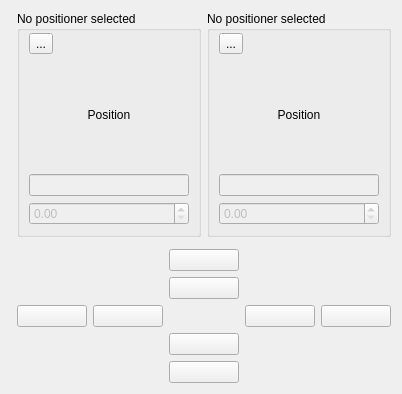
<?xml version="1.0" encoding="UTF-8"?>
<ui version="4.0">
 <class>Form</class>
 <widget class="QWidget" name="Form">
  <property name="geometry">
   <rect>
    <x>0</x>
    <y>0</y>
    <width>402</width>
    <height>394</height>
   </rect>
  </property>
  <property name="windowTitle">
   <string>Form</string>
  </property>
  <layout class="QGridLayout" name="gridLayout">
   <item row="0" column="1">
    <layout class="QGridLayout" name="gridLayout_4">
     <item row="0" column="1">
      <layout class="QGridLayout" name="gridLayout_2">
       <item row="0" column="2">
        <widget class="QGroupBox" name="device_box_ver">
         <property name="title">
          <string>No positioner selected</string>
         </property>
         <layout class="QGridLayout" name="gridLayout_6" rowstretch="0,0,0,0,0,0,0">
          <property name="topMargin">
           <number>0</number>
          </property>
          <item row="1" column="0">
           <layout class="QHBoxLayout" name="horizontalLayout_5">
            <item>
             <widget class="QToolButton" name="tool_button_ver">
              <property name="focusPolicy">
               <enum>Qt::FocusPolicy::NoFocus</enum>
              </property>
              <property name="text">
               <string>...</string>
              </property>
             </widget>
            </item>
            <item>
             <spacer name="horizontalSpacer_18">
              <property name="orientation">
               <enum>Qt::Orientation::Horizontal</enum>
              </property>
              <property name="sizeHint" stdset="0">
               <size>
                <width>40</width>
                <height>20</height>
               </size>
              </property>
             </spacer>
            </item>
            <item>
             <widget class="QLabel" name="units_ver">
              <property name="text">
               <string/>
              </property>
             </widget>
            </item>
            <item>
             <spacer name="horizontalSpacer_19">
              <property name="orientation">
               <enum>Qt::Orientation::Horizontal</enum>
              </property>
              <property name="sizeHint" stdset="0">
               <size>
                <width>40</width>
                <height>20</height>
               </size>
              </property>
             </spacer>
            </item>
            <item>
             <widget class="SpinnerWidget" name="spinner_widget_ver">
              <property name="minimumSize">
               <size>
                <width>25</width>
                <height>25</height>
               </size>
              </property>
              <property name="maximumSize">
               <size>
                <width>25</width>
                <height>25</height>
               </size>
              </property>
             </widget>
            </item>
           </layout>
          </item>
          <item row="6" column="0">
           <layout class="QHBoxLayout" name="horizontalLayout_6">
            <item>
             <widget class="QDoubleSpinBox" name="step_size_ver">
              <property name="enabled">
               <bool>false</bool>
              </property>
              <property name="focusPolicy">
               <enum>Qt::FocusPolicy::StrongFocus</enum>
              </property>
             </widget>
            </item>
           </layout>
          </item>
          <item row="3" column="0">
           <widget class="QLineEdit" name="setpoint_ver">
            <property name="enabled">
             <bool>false</bool>
            </property>
            <property name="focusPolicy">
             <enum>Qt::FocusPolicy::StrongFocus</enum>
            </property>
            <property name="alignment">
             <set>Qt::AlignmentFlag::AlignCenter</set>
            </property>
           </widget>
          </item>
          <item row="2" column="0">
           <widget class="QLabel" name="readback_ver">
            <property name="text">
             <string>Position</string>
            </property>
            <property name="alignment">
             <set>Qt::AlignmentFlag::AlignCenter</set>
            </property>
           </widget>
          </item>
         </layout>
        </widget>
       </item>
       <item row="0" column="1">
        <widget class="QGroupBox" name="device_box_hor">
         <property name="title">
          <string>No positioner selected</string>
         </property>
         <layout class="QGridLayout" name="gridLayout_5" rowstretch="0,0,0,0,0,0,0,0,0,0,0">
          <property name="topMargin">
           <number>0</number>
          </property>
          <item row="9" column="0">
           <widget class="QLineEdit" name="setpoint_hor">
            <property name="enabled">
             <bool>false</bool>
            </property>
            <property name="focusPolicy">
             <enum>Qt::FocusPolicy::StrongFocus</enum>
            </property>
            <property name="alignment">
             <set>Qt::AlignmentFlag::AlignCenter</set>
            </property>
           </widget>
          </item>
          <item row="1" column="0">
           <layout class="QHBoxLayout" name="horizontalLayout_4">
            <item>
             <widget class="QToolButton" name="tool_button_hor">
              <property name="focusPolicy">
               <enum>Qt::FocusPolicy::NoFocus</enum>
              </property>
              <property name="text">
               <string>...</string>
              </property>
             </widget>
            </item>
            <item>
             <spacer name="horizontalSpacer_9">
              <property name="orientation">
               <enum>Qt::Orientation::Horizontal</enum>
              </property>
              <property name="sizeHint" stdset="0">
               <size>
                <width>40</width>
                <height>20</height>
               </size>
              </property>
             </spacer>
            </item>
            <item>
             <widget class="QLabel" name="units_hor">
              <property name="text">
               <string/>
              </property>
             </widget>
            </item>
            <item>
             <spacer name="horizontalSpacer_13">
              <property name="orientation">
               <enum>Qt::Orientation::Horizontal</enum>
              </property>
              <property name="sizeHint" stdset="0">
               <size>
                <width>40</width>
                <height>20</height>
               </size>
              </property>
             </spacer>
            </item>
            <item>
             <widget class="SpinnerWidget" name="spinner_widget_hor">
              <property name="minimumSize">
               <size>
                <width>25</width>
                <height>25</height>
               </size>
              </property>
              <property name="maximumSize">
               <size>
                <width>25</width>
                <height>25</height>
               </size>
              </property>
             </widget>
            </item>
           </layout>
          </item>
          <item row="10" column="0">
           <layout class="QHBoxLayout" name="horizontalLayout_7">
            <item>
             <widget class="QDoubleSpinBox" name="step_size_hor">
              <property name="enabled">
               <bool>false</bool>
              </property>
              <property name="focusPolicy">
               <enum>Qt::FocusPolicy::StrongFocus</enum>
              </property>
             </widget>
            </item>
           </layout>
          </item>
          <item row="2" column="0">
           <widget class="QLabel" name="readback_hor">
            <property name="text">
             <string>Position</string>
            </property>
            <property name="alignment">
             <set>Qt::AlignmentFlag::AlignCenter</set>
            </property>
           </widget>
          </item>
         </layout>
        </widget>
       </item>
      </layout>
     </item>
     <item row="4" column="0">
      <widget class="PositionIndicator" name="position_indicator_ver">
       <property name="sizePolicy">
        <sizepolicy hsizetype="Fixed" vsizetype="Preferred">
         <horstretch>0</horstretch>
         <verstretch>0</verstretch>
        </sizepolicy>
       </property>
       <property name="maximum" stdset="0">
        <double>1.000000000000000</double>
       </property>
       <property name="vertical" stdset="0">
        <bool>true</bool>
       </property>
       <property name="value" stdset="0">
        <double>0.500000000000000</double>
       </property>
       <property name="indicator_width" stdset="0">
        <number>4</number>
       </property>
       <property name="rounded_corners" stdset="0">
        <number>4</number>
       </property>
      </widget>
     </item>
     <item row="4" column="1">
      <layout class="QGridLayout" name="gridLayout_3">
       <item row="0" column="3">
        <widget class="QPushButton" name="step_increase_ver">
         <property name="focusPolicy">
          <enum>Qt::FocusPolicy::NoFocus</enum>
         </property>
         <property name="text">
          <string/>
         </property>
        </widget>
       </item>
       <item row="2" column="5">
        <spacer name="horizontalSpacer_3">
         <property name="orientation">
          <enum>Qt::Orientation::Horizontal</enum>
         </property>
         <property name="sizeHint" stdset="0">
          <size>
           <width>40</width>
           <height>20</height>
          </size>
         </property>
        </spacer>
       </item>
       <item row="6" column="3">
        <widget class="QPushButton" name="step_decrease_ver">
         <property name="focusPolicy">
          <enum>Qt::FocusPolicy::NoFocus</enum>
         </property>
         <property name="text">
          <string/>
         </property>
        </widget>
       </item>
       <item row="4" column="5">
        <spacer name="horizontalSpacer_2">
         <property name="orientation">
          <enum>Qt::Orientation::Horizontal</enum>
         </property>
         <property name="sizeHint" stdset="0">
          <size>
           <width>40</width>
           <height>20</height>
          </size>
         </property>
        </spacer>
       </item>
       <item row="6" column="2">
        <spacer name="horizontalSpacer_16">
         <property name="orientation">
          <enum>Qt::Orientation::Horizontal</enum>
         </property>
         <property name="sizeHint" stdset="0">
          <size>
           <width>10</width>
           <height>20</height>
          </size>
         </property>
        </spacer>
       </item>
       <item row="2" column="1">
        <spacer name="horizontalSpacer">
         <property name="orientation">
          <enum>Qt::Orientation::Horizontal</enum>
         </property>
         <property name="sizeHint" stdset="0">
          <size>
           <width>40</width>
           <height>20</height>
          </size>
         </property>
        </spacer>
       </item>
       <item row="0" column="2">
        <spacer name="horizontalSpacer_14">
         <property name="orientation">
          <enum>Qt::Orientation::Horizontal</enum>
         </property>
         <property name="sizeHint" stdset="0">
          <size>
           <width>10</width>
           <height>20</height>
          </size>
         </property>
        </spacer>
       </item>
       <item row="4" column="1">
        <spacer name="horizontalSpacer_17">
         <property name="orientation">
          <enum>Qt::Orientation::Horizontal</enum>
         </property>
         <property name="sizeHint" stdset="0">
          <size>
           <width>40</width>
           <height>20</height>
          </size>
         </property>
        </spacer>
       </item>
       <item row="2" column="2">
        <spacer name="horizontalSpacer_7">
         <property name="orientation">
          <enum>Qt::Orientation::Horizontal</enum>
         </property>
         <property name="sizeHint" stdset="0">
          <size>
           <width>10</width>
           <height>20</height>
          </size>
         </property>
        </spacer>
       </item>
       <item row="6" column="1">
        <spacer name="horizontalSpacer_4">
         <property name="orientation">
          <enum>Qt::Orientation::Horizontal</enum>
         </property>
         <property name="sizeHint" stdset="0">
          <size>
           <width>40</width>
           <height>20</height>
          </size>
         </property>
        </spacer>
       </item>
       <item row="3" column="3">
        <spacer name="horizontalSpacer_6">
         <property name="orientation">
          <enum>Qt::Orientation::Horizontal</enum>
         </property>
         <property name="sizeHint" stdset="0">
          <size>
           <width>40</width>
           <height>20</height>
          </size>
         </property>
        </spacer>
       </item>
       <item row="3" column="5">
        <widget class="QPushButton" name="step_increase_hor">
         <property name="focusPolicy">
          <enum>Qt::FocusPolicy::NoFocus</enum>
         </property>
         <property name="text">
          <string/>
         </property>
        </widget>
       </item>
       <item row="6" column="4">
        <spacer name="horizontalSpacer_10">
         <property name="orientation">
          <enum>Qt::Orientation::Horizontal</enum>
         </property>
         <property name="sizeHint" stdset="0">
          <size>
           <width>40</width>
           <height>20</height>
          </size>
         </property>
        </spacer>
       </item>
       <item row="3" column="2">
        <widget class="QPushButton" name="tweak_decrease_hor">
         <property name="focusPolicy">
          <enum>Qt::FocusPolicy::NoFocus</enum>
         </property>
         <property name="text">
          <string/>
         </property>
        </widget>
       </item>
       <item row="4" column="2">
        <spacer name="horizontalSpacer_15">
         <property name="orientation">
          <enum>Qt::Orientation::Horizontal</enum>
         </property>
         <property name="sizeHint" stdset="0">
          <size>
           <width>10</width>
           <height>20</height>
          </size>
         </property>
        </spacer>
       </item>
       <item row="0" column="1">
        <spacer name="horizontalSpacer_35">
         <property name="orientation">
          <enum>Qt::Orientation::Horizontal</enum>
         </property>
         <property name="sizeHint" stdset="0">
          <size>
           <width>40</width>
           <height>20</height>
          </size>
         </property>
        </spacer>
       </item>
       <item row="4" column="3">
        <widget class="QPushButton" name="tweak_decrease_ver">
         <property name="focusPolicy">
          <enum>Qt::FocusPolicy::NoFocus</enum>
         </property>
         <property name="text">
          <string/>
         </property>
        </widget>
       </item>
       <item row="3" column="1">
        <widget class="QPushButton" name="step_decrease_hor">
         <property name="focusPolicy">
          <enum>Qt::FocusPolicy::NoFocus</enum>
         </property>
         <property name="text">
          <string/>
         </property>
        </widget>
       </item>
       <item row="3" column="4">
        <widget class="QPushButton" name="tweak_increase_hor">
         <property name="focusPolicy">
          <enum>Qt::FocusPolicy::NoFocus</enum>
         </property>
         <property name="text">
          <string/>
         </property>
        </widget>
       </item>
       <item row="2" column="3">
        <widget class="QPushButton" name="tweak_increase_ver">
         <property name="focusPolicy">
          <enum>Qt::FocusPolicy::NoFocus</enum>
         </property>
         <property name="text">
          <string/>
         </property>
        </widget>
       </item>
       <item row="2" column="4">
        <spacer name="horizontalSpacer_12">
         <property name="orientation">
          <enum>Qt::Orientation::Horizontal</enum>
         </property>
         <property name="sizeHint" stdset="0">
          <size>
           <width>40</width>
           <height>20</height>
          </size>
         </property>
        </spacer>
       </item>
       <item row="0" column="4">
        <spacer name="horizontalSpacer_8">
         <property name="orientation">
          <enum>Qt::Orientation::Horizontal</enum>
         </property>
         <property name="sizeHint" stdset="0">
          <size>
           <width>40</width>
           <height>20</height>
          </size>
         </property>
        </spacer>
       </item>
       <item row="4" column="4">
        <spacer name="horizontalSpacer_11">
         <property name="orientation">
          <enum>Qt::Orientation::Horizontal</enum>
         </property>
         <property name="sizeHint" stdset="0">
          <size>
           <width>40</width>
           <height>20</height>
          </size>
         </property>
        </spacer>
       </item>
       <item row="0" column="5">
        <spacer name="horizontalSpacer_5">
         <property name="orientation">
          <enum>Qt::Orientation::Horizontal</enum>
         </property>
         <property name="sizeHint" stdset="0">
          <size>
           <width>40</width>
           <height>20</height>
          </size>
         </property>
        </spacer>
       </item>
       <item row="6" column="5">
        <widget class="StopButton" name="stop_button"/>
       </item>
      </layout>
     </item>
     <item row="2" column="1">
      <widget class="PositionIndicator" name="position_indicator_hor">
       <property name="sizePolicy">
        <sizepolicy hsizetype="Preferred" vsizetype="Fixed">
         <horstretch>0</horstretch>
         <verstretch>0</verstretch>
        </sizepolicy>
       </property>
       <property name="maximum" stdset="0">
        <double>1.000000000000000</double>
       </property>
       <property name="value" stdset="0">
        <double>0.500000000000000</double>
       </property>
       <property name="indicator_width" stdset="0">
        <number>4</number>
       </property>
       <property name="rounded_corners" stdset="0">
        <number>4</number>
       </property>
      </widget>
     </item>
    </layout>
   </item>
  </layout>
 </widget>
 <customwidgets>
  <customwidget>
   <class>PositionIndicator</class>
   <extends>QWidget</extends>
   <header>position_indicator</header>
  </customwidget>
  <customwidget>
   <class>StopButton</class>
   <extends>QWidget</extends>
   <header>stop_button</header>
  </customwidget>
  <customwidget>
   <class>SpinnerWidget</class>
   <extends>QWidget</extends>
   <header>spinner_widget</header>
  </customwidget>
 </customwidgets>
 <tabstops>
  <tabstop>tool_button_hor</tabstop>
  <tabstop>tool_button_ver</tabstop>
  <tabstop>setpoint_hor</tabstop>
  <tabstop>setpoint_ver</tabstop>
  <tabstop>step_size_hor</tabstop>
  <tabstop>step_size_ver</tabstop>
  <tabstop>tweak_decrease_hor</tabstop>
  <tabstop>tweak_increase_ver</tabstop>
  <tabstop>tweak_increase_hor</tabstop>
  <tabstop>tweak_decrease_ver</tabstop>
  <tabstop>step_decrease_hor</tabstop>
  <tabstop>step_increase_ver</tabstop>
  <tabstop>step_increase_hor</tabstop>
  <tabstop>step_decrease_ver</tabstop>
 </tabstops>
 <resources/>
 <connections/>
</ui>
